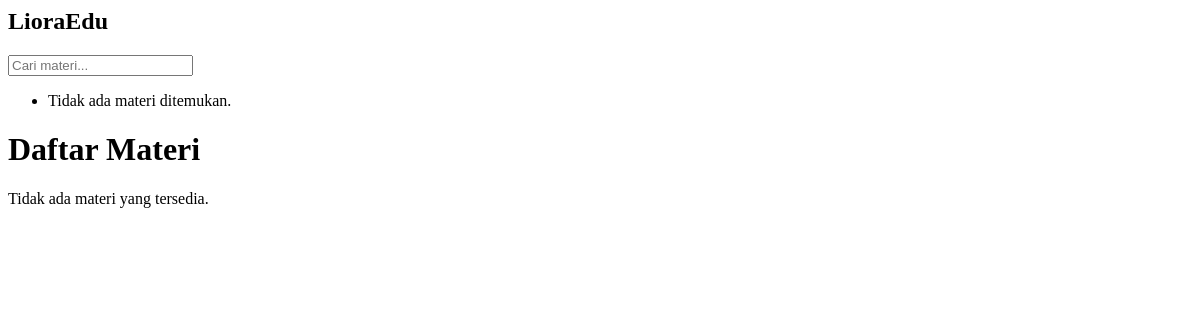
The app's page /materi/tampil_materi.php, older data.
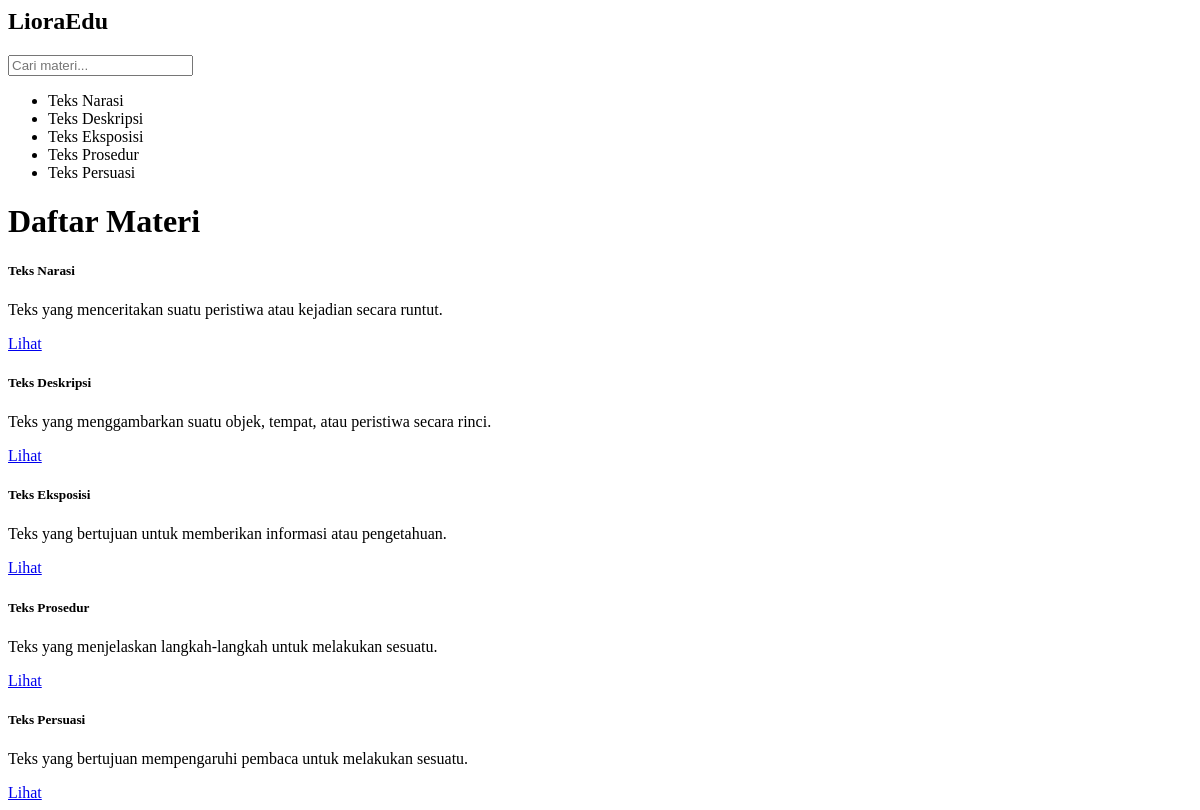
The same page, newer data.
### tables this page shows
CREATE TABLE materi (
    id INT AUTO_INCREMENT PRIMARY KEY,
    judul VARCHAR(255) NOT NULL,
    deskripsi TEXT NOT NULL,
    isi TEXT NOT NULL
);

### materi/tampil_materi.php (the view, shortened to what this page needs)
<?php
include 'koneksi.php';
$search = isset($_GET['search']) ? trim($_GET['search']) : '';
$query = "SELECT * FROM materi";
$stmt = $koneksi->prepare($query);
$stmt->execute();
$result = $stmt->get_result();
$materi = $result->fetch_all(MYSQLI_ASSOC);
?>
<main class="container mt-5">
    <div class="row min-vh-100 gx-0">
        <div class="col-md-3 bg-white border-end p-4">
            <h2 class="zonafikr-title mb-4">LioraEdu</h2>
            <form method="get" class="mb-4">
                <input type="text" name="search" class="form-control" placeholder="Cari materi..." value="<?= htmlspecialchars($search) ?>">
            </form>
            <div class="overflow-auto" style="max-height: 70vh;">
                <ul class="list-unstyled">
                    <?php if (!empty($materi)): ?>
                        <?php foreach ($materi as $item): ?>
                            <li class="mb-2"><?= htmlspecialchars($item['judul']) ?></li>
                        <?php endforeach; ?>
                    <?php else: ?>
                        <li class="text-muted">Tidak ada materi ditemukan.</li>
                    <?php endif; ?>
                </ul>
            </div>
        </div>
        <div class="col-md-9 p-4">
            <h1 class="zonafikr-title mb-4">Daftar Materi</h1>
            <div class="row row-cols-1 row-cols-md-2 g-4">
                <?php if (!empty($materi)): ?>
                    <?php foreach ($materi as $item): ?>
                        <div class="col">
                            <div class="card h-100 shadow-sm">
                                <div class="card-body">
                                    <h5 class="card-title text-primary"><?= htmlspecialchars($item['judul']); ?></h5>
                                    <p class="card-text"><?= htmlspecialchars($item['deskripsi']); ?></p>
                                    <a href="?page=materi&item=tampil_isi_materi&id=<?= $item['id']; ?>" class="btn btn-primary btn-sm text-decoration-none">Lihat</a>
                                </div>
                            </div>
                        </div>
                    <?php endforeach; ?>
                <?php else: ?>
                    <div class="col-12">
                        <div class="alert alert-warning text-center" role="alert">
                            Tidak ada materi yang tersedia.
                        </div>
                    </div>
                <?php endif; ?>
            </div>
        </div>
    </div>
</main>
<link rel="stylesheet" href="css/alertify.css">
<link rel="stylesheet" href="css/themes/bootstrap.css">

Row changes from the older to the newer data that the page shows:
added materi: judul "Teks Narasi", deskripsi "Teks yang menceritakan suatu peristiwa atau kejadian secara runtut."
added materi: judul "Teks Deskripsi", deskripsi "Teks yang menggambarkan suatu objek, tempat, atau peristiwa secara rinci."
added materi: judul "Teks Eksposisi", deskripsi "Teks yang bertujuan untuk memberikan informasi atau pengetahuan."
added materi: judul "Teks Prosedur", deskripsi "Teks yang menjelaskan langkah-langkah untuk melakukan sesuatu."
added materi: judul "Teks Persuasi", deskripsi "Teks yang bertujuan mempengaruhi pembaca untuk melakukan sesuatu."
Text that changed along with them:
text no longer shown: "Tidak ada materi ditemukan. Tidak ada materi yang tersedia."
